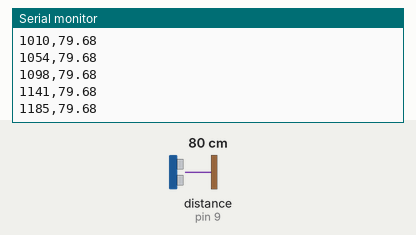
This sketch was run on a simulated Arduino Uno, built with avr-gcc and run on an emulated ATmega328P. Parts: the last lines printed to the serial monitor. Wiring (inferred from the names in the program): ultrasonic range finder: trigger pin 8; echo pin 9. Inputs (shaded band) come from the test bench; at power-on: distance to the obstacle (sensor on pin 9) 80 cm. The echo pulse lasts 58.3 µs per cm.

Above: at 1.2 s.
1.3 s: distance to the obstacle (sensor on pin 9) set to 2 cm
At 1.3 s:
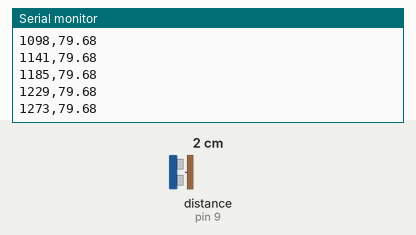
2.8 s: distance to the obstacle (sensor on pin 9) set to 4 cm
At 3.8 s:
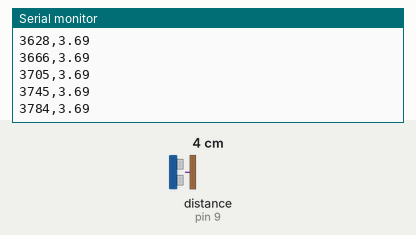
4.3 s: distance to the obstacle (sensor on pin 9) set to 120 cm
At 4.36 s:
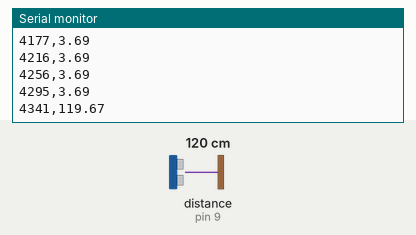
Timing chart, 0 to 7.3 s (numbered marks = the images above; inputs shaded):
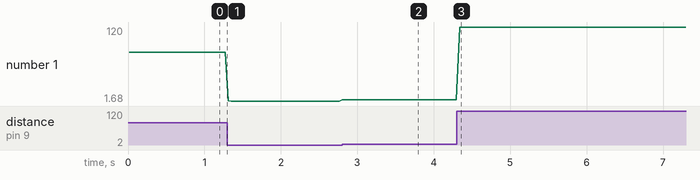

The sketch:

code_ultrason_ME301.ino
```cpp
#define TRIG_PIN 8
#define ECHO_PIN 9

bool running = false;
unsigned long lastMeasureTime = 0;
unsigned long startTime = 0;
const unsigned long interval = 100; // 500 ms = 0.5 s

void setup() {
  Serial.begin(9600);
  pinMode(TRIG_PIN, OUTPUT);
  pinMode(ECHO_PIN, INPUT);
  Serial.println("Times,Measures");
}

void loop() {
  // Lecture des commandes série
  // if (Serial.available()) {
  //   String command = Serial.readStringUntil('\n');
  //   command.trim();
  //   if (command == "START") {
  //     running = true;
  //     startTime = millis(); // temps de départ
  //   } else if (command == "STOP") {
  //     running = false;
  //   }
  // }

  // Si mesure activée et délai écoulé
  if (1) {
    lastMeasureTime = millis();
    float distance_cm = mesurerHauteur();

    // Envoi formaté : hauteur ; temps depuis START
    Serial.print(millis());
    Serial.print(",");
    Serial.println(distance_cm, 2);
    delay(38);
  }
}

// Fonction pour mesurer la hauteur
float mesurerHauteur() {
  digitalWrite(TRIG_PIN, LOW);
  delayMicroseconds(2);

  digitalWrite(TRIG_PIN, HIGH);
  delayMicroseconds(10);
  digitalWrite(TRIG_PIN, LOW);

  long duree = pulseIn(ECHO_PIN, HIGH, 30000); // timeout 30 ms
  float distance = duree * 0.0343 / 2; // en cm

  return distance;
}
```

Measured:
- plotted number 1: 79.68 → 1.68 after the input at 1.3 s
